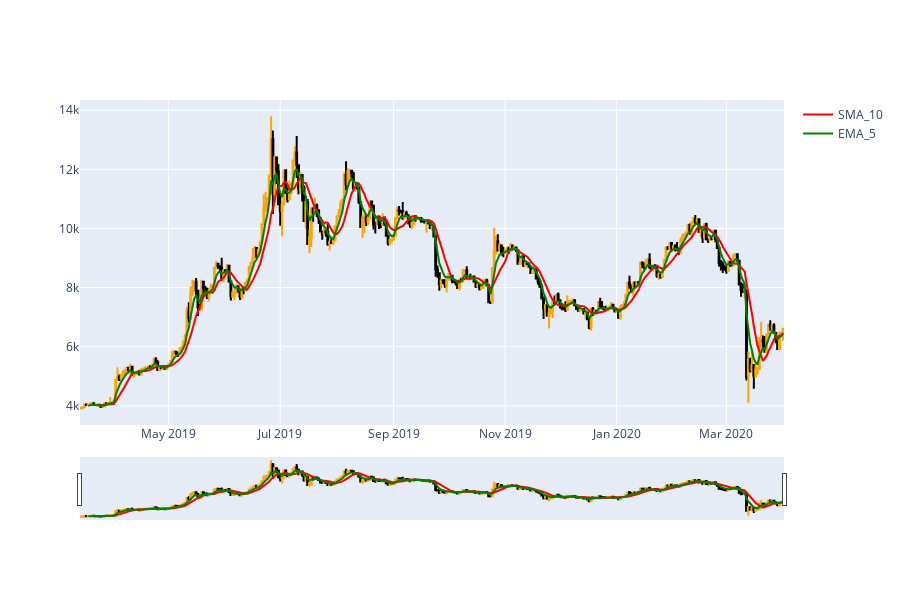

The cell this chart's notebook holds for it:
### Code cell
fig = go.Figure(data=[
    go.Candlestick(
        x=BTC.index,
        open=BTC['Open'],
        high=BTC['High'],
        low=BTC['Low'],
        close=BTC['Close'],
        increasing_line_color='orange',
        decreasing_line_color='black',
        showlegend=False,
    ),
])
fig.add_trace(
    go.Scatter(
        x=BTC.index,
        y=BTC['SMA_10'],
        line=dict(color='red', width=2),
        name='SMA_10',
    )
)

fig.add_trace(
    go.Scatter(
        x=BTC.index,
        y=BTC['EMA_5'],
        line=dict(color='green', width=2),
        name='EMA_5'
    )
)
fig.update_layout(height=600, showlegend=True)
fig.show()

### Figure 1 — Plotly figure (JSON) as saved in the notebook; plotly's stock layout.template omitted (floating-point values rounded to 4 significant figures; data arrays with more than 128 entries replaced by an {"elided": "..."} marker saying what was removed)
{"data": [{"close": {"elided": "385 float values"}, "decreasing": {"line": {"color": "black"}}, "high": {"elided": "385 float values"}, "increasing": {"line": {"color": "orange"}}, "low": {"elided": "385 float values"}, "open": {"elided": "385 float values"}, "showlegend": false, "type": "candlestick", "x": {"elided": "385 str values"}}, {"line": {"color": "red", "width": 2}, "name": "SMA_10", "type": "scatter", "x": {"elided": "385 str values"}, "y": {"elided": "385 float values"}}, {"line": {"color": "green", "width": 2}, "name": "EMA_5", "type": "scatter", "x": {"elided": "385 str values"}, "y": {"elided": "385 float values"}}], "layout": {"height": 600, "showlegend": true}}
